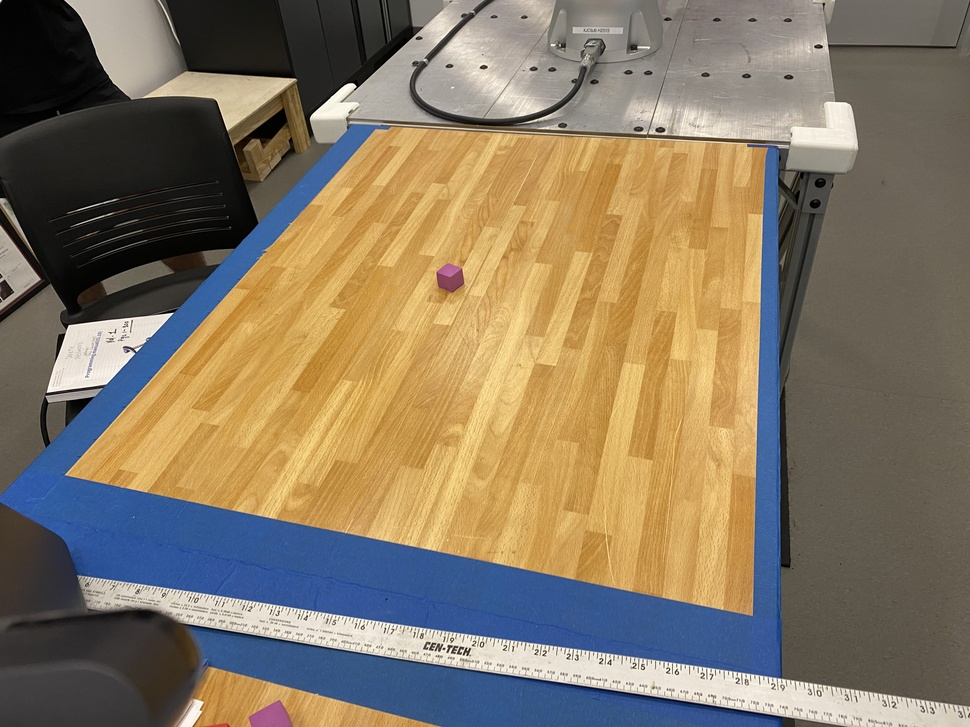
#> input picture plab.jpg, 970 x 727 px, shrunk from 4032 x 3024 before the run, found by its file name
$ python EdgeDetection.py
#> lines starting #> are read from the running program, lines starting #| are printed output that depends on the picture
import numpy as np
import matplotlib.pyplot as plt
import cv2 as cv

img = cv.imread('plab.jpg', cv.IMREAD_GRAYSCALE)
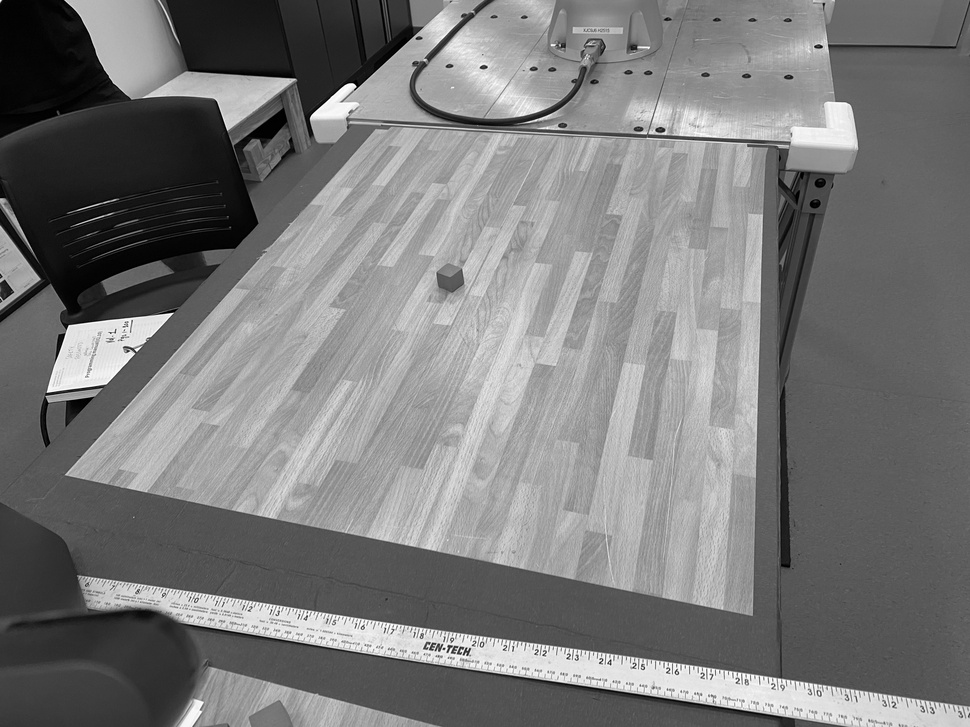
#> img: shape (727, 970); min 0, max 255, mean 121.6
assert img is not None, "file could not be read, check with os.path.exists()"
edges = cv.Canny(img,100,200)
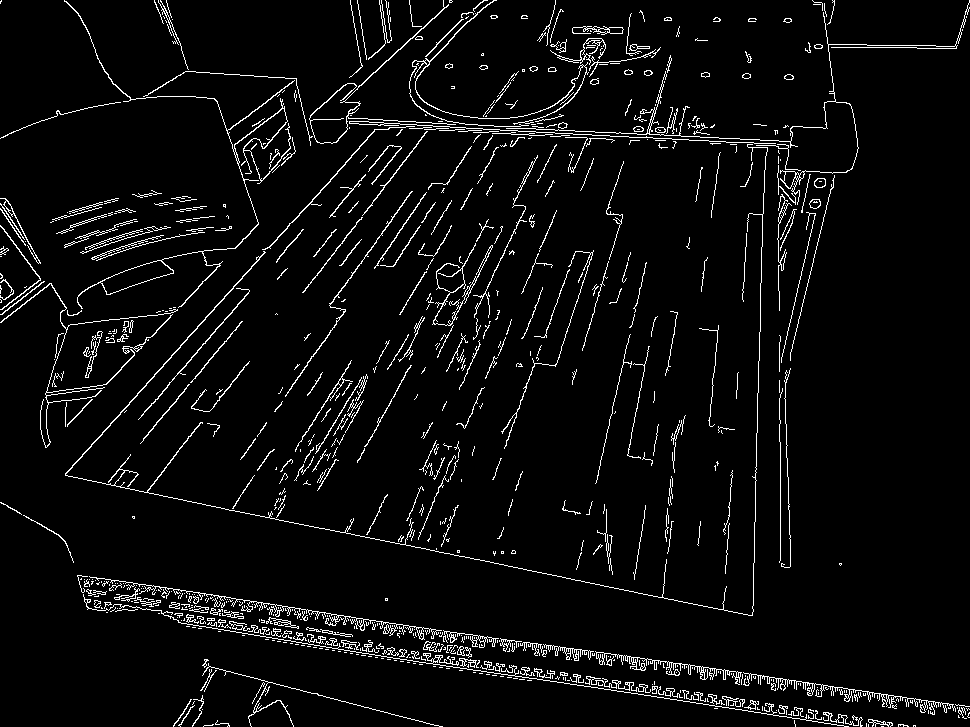
#> edges: shape (727, 970); 4.7% white in thin lines or dots

cv.imshow(edges)

plt.subplot(121),plt.imshow(img,cmap = 'gray')
plt.title('Original Image'), plt.xticks([]), plt.yticks([])
plt.subplot(122),plt.imshow(edges,cmap = 'gray')
plt.title('Edge Image'), plt.xticks([]), plt.yticks([])

plt.show()
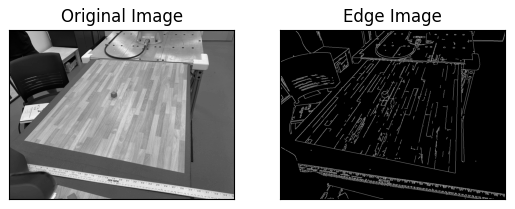
#> figure drawn by matplotlib, 2 panels
